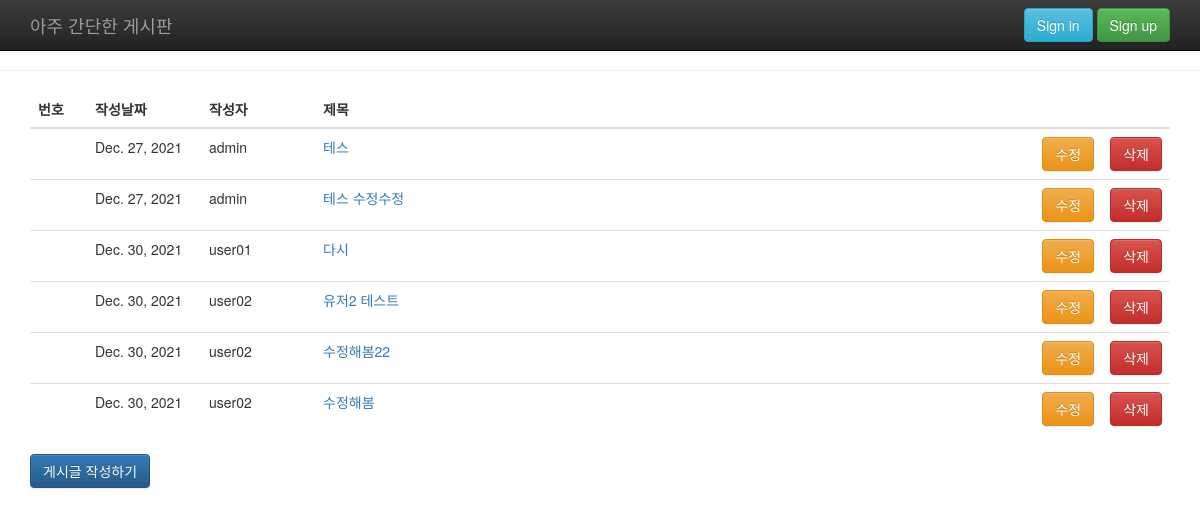
/board/, run on the app's committed database.
### board/models.py (models this page shows)
class Board( models.Model): # models모듈 내의 Model클래스를 상속받아 새로운 클래스 Board를 정의
    user = models.ForeignKey(User, on_delete=models.CASCADE) # on_delete~ : 유저가 삭제되면 그 유저에 해당하는 보드도 삭제하게 하는 설정
    createDate = models.DateField()
    subject = models.CharField(max_length=255)
    content = models.TextField()

### board/views.py (the view)
# urls.py: path('', views.index, name='list'), # 리다이렉트로 list로 돌아가게끔 name 추가
def index( request):
  rows = Board.objects.all()
  print(rows)
  content = {'rows':rows}
  return render(request, 'board/list.html', content)

### board/templates/board/list.html (shortened to what this page needs)
{% extends 'board/base.html' %}
{% block content %}
    <div class="container">
      <table class='table'>
        <thead>
          <tr>
            <th style='width: 5%'> 번호 </th>
            <th style='width: 10% '> 작성날짜 </th>
            <th style='width: 10%'> 작성자 </th>
            <th> 제목 </th>
            <th style='width: 5%'> </th>
            <th style='width: 5%'> </th>
          </tr>
        </thead>
        <tbody>
          {% for row in rows %}
          <tr>
            <td> {{forloof.counter}}</td>
            <td> {{row.createDate}}</td>
            <td> {{row.user.username}} </td>
            <td>
              <a href='view/?id={{row.id}}'>
                {{row.subject}}
              </a>
            </td>
            <td>
              <a href='update/?id={{row.id}}'>
                <button type="submit" class="btn btn-warning">수정</button>
              </a>
            </td>
            <td>
              <form action='delete/' method='POST'>
                <button type="submit" class="btn btn-danger">삭제</button>
              </form>
            </td>
          </tr>
          {% endfor %}
        </tbody>
      </table>
    </div>
    <div class="container">
      <a href='http://127.0.0.1:8000/board/write/'>
        <button type="submit" class="btn btn-primary">게시글 작성하기</button>
      </a>
      </div>
{% endblock %}

### board/templates/board/base.html (shortened to what this page needs)
<!DOCTYPE html>
<html>
  <head>
    {% load static %}
    <link type='text/css' rel='stylesheet' href='{% static "bootstrap.min.css" %}' />
    <link type='text/css' rel='stylesheet' href='{% static "bootstrap-theme.min.css" %}' />
    <link type='text/css' rel='stylesheet' href='{% static "list.css" %}' />
  </head>
  <body>
    <nav class="navbar navbar-inverse navbar-fixed-top">
      <div class="container">
        <div class="navbar-header">
          <a class="navbar-brand" href="/board/">아주 간단한 게시판</a>
        </div>
        <div id="navbar" class="navbar-collapse collapse">
          <div class="navbar-form navbar-right">
            {% if user.is_authenticated %}
            <a href='/accounts/signOut/'>
              <button type="submit" class="btn btn-info">Sign Out</button>
            </a>
              {% else %}
            <a href='/accounts/signIn/'>
              <button type="submit" class="btn btn-info">Sign in</button>
            </a>
            <a href='/accounts/signUp/'>
              <button type="submit" class="btn btn-success">Sign up</button>
            </a>
            {% endif %}
          </div>
        </div>
      </div>
    </nav>
    <hr>
    {% block content %}
    {% endblock %}
  </body>
</html>

### static/list.css (style rules this page uses)
body { padding-top: 50px; padding-bottom: 20px; }

### data on the page
Board: createDate "Dec. 27, 2021", user.username "admin", subject "테스"
Board: createDate "Dec. 27, 2021", user.username "admin", subject "테스 수정수정"
Board: createDate "Dec. 30, 2021", user.username "user01", subject "다시"
Board: createDate "Dec. 30, 2021", user.username "user02", subject "유저2 테스트"
Board: createDate "Dec. 30, 2021", user.username "user02", subject "수정해봄22"
Board: createDate "Dec. 30, 2021", user.username "user02", subject "수정해봄"
